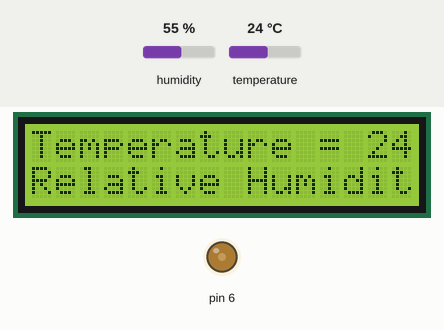
This sketch was run on a simulated Arduino Uno, built with avr-gcc and run on an emulated ATmega328P. On the bench: 16×2 character LCD, output pins drawn as LEDs (lit = HIGH). The inputs (shaded band) are chosen by the test bench; at power-on: temperature 24 °C, humidity 55 %.

Above: at 1.2 s.
1.3 s: temperature set to 12 °C
At 3.5 s:
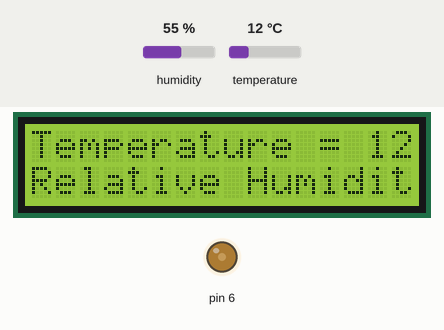
4.0 s: temperature set to 19 °C
At 5.5 s:
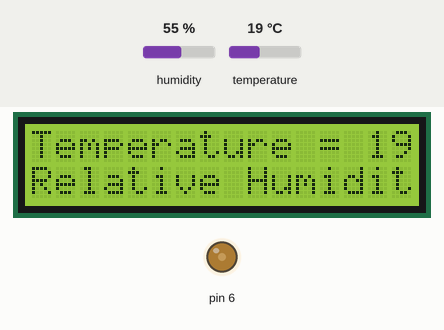
6.7 s: temperature set to 28 °C
At 8.5 s:
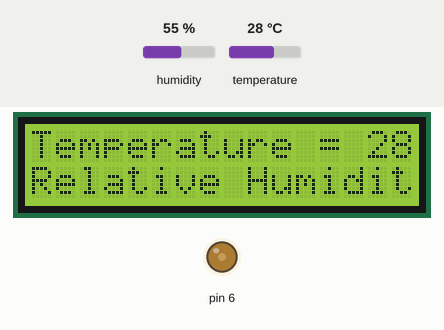
Timing chart, 0 to 10.0 s (numbered marks = the images above; inputs shaded):
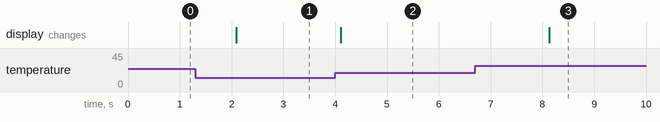

The sketch:

sketch_may09a.ino
```cpp
#include <dht.h>
#include <LiquidCrystal.h>

int Contrast=75;
LiquidCrystal lcd(12, 11, 5, 4, 3, 2);

dht DHT;

void setup() {
  // put your setup code here, to run once:
  Serial.begin(9600);
  analogWrite(6,Contrast);
  lcd.begin(16, 2);
}

void loop() {
  // put your main code here, to run repeatedly:
  int readData = DHT.read22(8);

  float t = DHT.temperature;
  float h = DHT.humidity;

  lcd.clear();
  lcd.setCursor(0, 0);
  lcd.print("Temperature = ");
  lcd.print(t);
  lcd.print(" oC");
  lcd.setCursor(0,1);
  lcd.print("Relative Humidity = ");
  lcd.print(h);
  lcd.print("%");

  delay(2000);
}
```

Measured:
- after the input at 1.3 s, the display: changes after 0.79 s (image 1)
- after the input at 4.0 s, the display: changes after 0.11 s (image 2)
- after the input at 6.7 s, the display: changes after 1.4 s (image 3)
